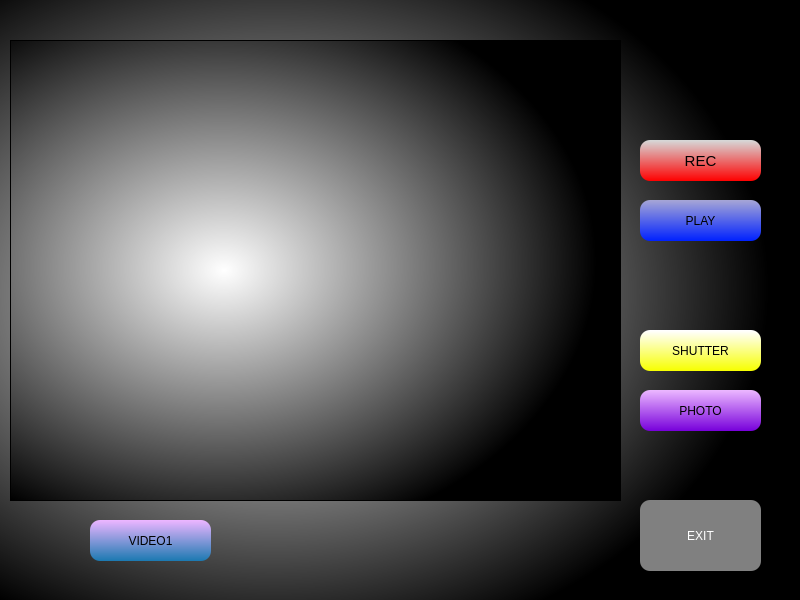
<?xml version="1.0" encoding="UTF-8"?>
<ui version="4.0">
 <class>MainWindow</class>
 <widget class="QMainWindow" name="MainWindow">
  <property name="geometry">
   <rect>
    <x>0</x>
    <y>0</y>
    <width>800</width>
    <height>600</height>
   </rect>
  </property>
  <property name="windowTitle">
   <string>MainWindow</string>
  </property>
  <property name="styleSheet">
   <string notr="true">background-color: qradialgradient(spread:pad, cx:0.336, cy:0.471591, radius:0.911, fx:0.35, fy:0.5, stop:0 rgba(255, 255, 255, 255), stop:0.681159 rgba(0, 0, 0, 255));
</string>
  </property>
  <widget class="QWidget" name="centralwidget">
   <widget class="QPushButton" name="close">
    <property name="geometry">
     <rect>
      <x>640</x>
      <y>500</y>
      <width>121</width>
      <height>71</height>
     </rect>
    </property>
    <property name="styleSheet">
     <string notr="true">border-radius:10px;
color:white;
background-color:gray;
</string>
    </property>
    <property name="text">
     <string>EXIT</string>
    </property>
   </widget>
   <widget class="QPushButton" name="pushButton_photo">
    <property name="geometry">
     <rect>
      <x>640</x>
      <y>390</y>
      <width>121</width>
      <height>41</height>
     </rect>
    </property>
    <property name="styleSheet">
     <string notr="true">background-color:qlineargradient(spread:pad, x1:0.502507, y1:1, x2:0.503, y2:0.0170455, stop:0 rgba(119, 0, 219, 255), stop:1 rgba(234, 181, 255, 255));
border-radius:10px;</string>
    </property>
    <property name="text">
     <string>PHOTO</string>
    </property>
   </widget>
   <widget class="QPushButton" name="pushButton_shutter">
    <property name="geometry">
     <rect>
      <x>640</x>
      <y>330</y>
      <width>121</width>
      <height>41</height>
     </rect>
    </property>
    <property name="styleSheet">
     <string notr="true">background-color:qlineargradient(spread:pad, x1:0.502507, y1:1, x2:0.503, y2:0.0170455, stop:0 rgba(247, 255, 0, 255), stop:1 rgba(255, 255, 255, 255));
border-radius:10px;
</string>
    </property>
    <property name="text">
     <string>SHUTTER</string>
    </property>
   </widget>
   <widget class="QPushButton" name="pushButton_play">
    <property name="geometry">
     <rect>
      <x>640</x>
      <y>200</y>
      <width>121</width>
      <height>41</height>
     </rect>
    </property>
    <property name="styleSheet">
     <string notr="true">background-color:qlineargradient(spread:pad, x1:0.502507, y1:1, x2:0.503, y2:0.0170455, stop:0 rgba(0, 33, 255, 255), stop:1 rgba(164, 164, 214, 255));
border-radius:10px;



border-radius:10px;</string>
    </property>
    <property name="text">
     <string>PLAY</string>
    </property>
   </widget>
   <widget class="QPushButton" name="pushButton_rec_stop">
    <property name="geometry">
     <rect>
      <x>640</x>
      <y>140</y>
      <width>121</width>
      <height>41</height>
     </rect>
    </property>
    <property name="font">
     <font>
      <pointsize>11</pointsize>
     </font>
    </property>
    <property name="styleSheet">
     <string notr="true">background-color:qlineargradient(spread:pad, x1:0.502507, y1:1, x2:0.503, y2:0.0170455, stop:0 rgba(255, 0, 0, 255), stop:1 rgba(214, 214, 214, 255));
border-radius:10px;</string>
    </property>
    <property name="text">
     <string>REC</string>
    </property>
   </widget>
   <widget class="QPushButton" name="pushButton_video_Switch">
    <property name="geometry">
     <rect>
      <x>90</x>
      <y>520</y>
      <width>121</width>
      <height>41</height>
     </rect>
    </property>
    <property name="styleSheet">
     <string notr="true">background-color:qlineargradient(spread:pad, x1:0.502507, y1:1, x2:0.503, y2:0.0170455, stop:0 rgba(27, 121, 177, 255), stop:1 rgba(234, 181, 255, 255));
border-radius:10px;</string>
    </property>
    <property name="text">
     <string>VIDEO1</string>
    </property>
   </widget>
   <widget class="QStackedWidget" name="stackedWidget">
    <property name="geometry">
     <rect>
      <x>10</x>
      <y>40</y>
      <width>611</width>
      <height>461</height>
     </rect>
    </property>
    <property name="currentIndex">
     <number>3</number>
    </property>
    <widget class="QWidget" name="page">
     <widget class="QScrollArea" name="scrollArea">
      <property name="geometry">
       <rect>
        <x>0</x>
        <y>0</y>
        <width>611</width>
        <height>461</height>
       </rect>
      </property>
      <property name="widgetResizable">
       <bool>true</bool>
      </property>
      <widget class="QWidget" name="scrollAreaWidgetContents">
       <property name="geometry">
        <rect>
         <x>0</x>
         <y>0</y>
         <width>609</width>
         <height>459</height>
        </rect>
       </property>
      </widget>
     </widget>
    </widget>
    <widget class="QWidget" name="page_3">
     <widget class="QScrollArea" name="scrollArea_2">
      <property name="geometry">
       <rect>
        <x>0</x>
        <y>0</y>
        <width>609</width>
        <height>459</height>
       </rect>
      </property>
      <property name="widgetResizable">
       <bool>true</bool>
      </property>
      <widget class="QWidget" name="scrollAreaWidgetContents_2">
       <property name="geometry">
        <rect>
         <x>0</x>
         <y>0</y>
         <width>607</width>
         <height>457</height>
        </rect>
       </property>
      </widget>
     </widget>
    </widget>
    <widget class="QWidget" name="page_2">
     <widget class="QLabel" name="DisplayCapturedImage">
      <property name="geometry">
       <rect>
        <x>0</x>
        <y>0</y>
        <width>611</width>
        <height>461</height>
       </rect>
      </property>
      <property name="text">
       <string/>
      </property>
     </widget>
    </widget>
    <widget class="QWidget" name="page_4">
     <widget class="QScrollArea" name="scrollArea_3">
      <property name="geometry">
       <rect>
        <x>0</x>
        <y>0</y>
        <width>611</width>
        <height>461</height>
       </rect>
      </property>
      <property name="widgetResizable">
       <bool>true</bool>
      </property>
      <widget class="QWidget" name="scrollAreaWidgetContents_3">
       <property name="geometry">
        <rect>
         <x>0</x>
         <y>0</y>
         <width>609</width>
         <height>459</height>
        </rect>
       </property>
      </widget>
     </widget>
    </widget>
   </widget>
   <widget class="QLabel" name="label">
    <property name="geometry">
     <rect>
      <x>10</x>
      <y>10</y>
      <width>141</width>
      <height>16</height>
     </rect>
    </property>
    <property name="styleSheet">
     <string notr="true">background-color:rgb(0, 0, 0, 0%);
color: rgb(255, 255, 255);</string>
    </property>
    <property name="text">
     <string/>
    </property>
   </widget>
   <zorder>pushButton_photo</zorder>
   <zorder>close</zorder>
   <zorder>pushButton_shutter</zorder>
   <zorder>pushButton_play</zorder>
   <zorder>pushButton_rec_stop</zorder>
   <zorder>pushButton_video_Switch</zorder>
   <zorder>stackedWidget</zorder>
   <zorder>label</zorder>
  </widget>
 </widget>
 <resources/>
 <connections/>
</ui>
